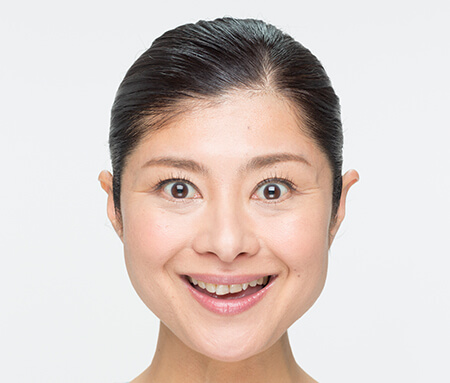
#> input picture Azure/data/0.jpg, 450 x 383 px; its folder holds 4 pictures in this run
$ python image_resize.py
#> lines starting #> are read from the running program, lines starting #| are printed output that depends on the picture
import os
import glob
from PIL import Image

files = glob.glob('./data/*.jpg')

for f in files:
    img = Image.open(f)
#> img is the input picture: PIL image 450x383 RGB; mean R, G, B 215.9, 202.9, 197.6
    img_resize = img.resize((int(img.width/2), int(img.height/2)))
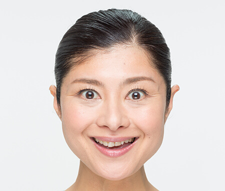
#> img_resize: PIL image 225x191 RGB; mean R, G, B 215.9, 202.9, 197.6
    ftitle, fext = os.path.splitext(f)
    img_resize.save(ftitle + '_half' + fext)
